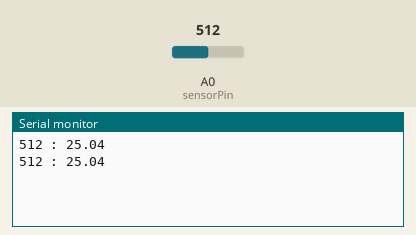
This sketch was run on a simulated Arduino Uno, built with avr-gcc and run on an emulated ATmega328P. On the bench: the last lines printed to the serial monitor. Inputs (shaded band) come from the test bench; at power-on: A0 (sensorPin) = 512.

Above: at 1.8 s.
1.9 s: A0 (sensorPin) set to 716
At 2.8 s:
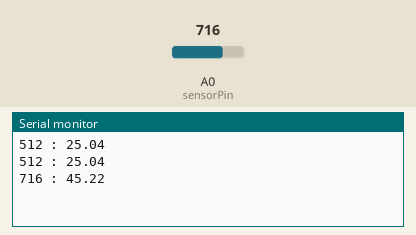
3.4 s: A0 (sensorPin) set to 900
At 4.7 s:
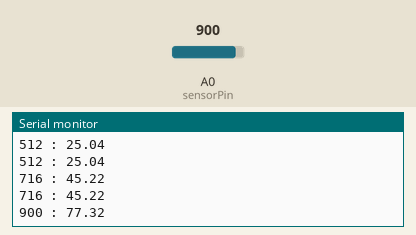
Timing chart, 0 to 6.4 s (numbered marks = the images above; inputs shaded):
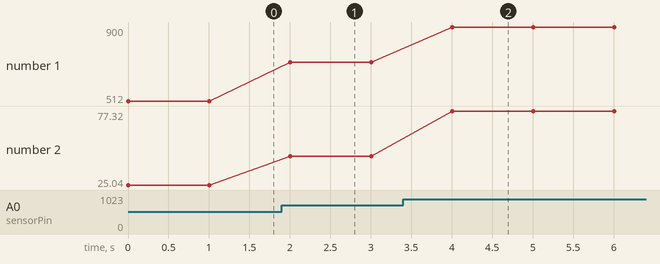

Measured:
- after the input at 1.9 s, the serial monitor: prints a new line after 0.10 s (image 1)
- after the input at 3.4 s, the serial monitor: prints a new line after 0.60 s (image 2)
- plotted number 1: 512 → 716 after the input at 1.9 s, 716 → 900 after the input at 3.4 s
- plotted number 2: 25.04 → 45.22 after the input at 1.9 s, 45.22 → 77.32 after the input at 3.4 s

The sketch:

sketch11_05_temperature_serial.ino
```cpp
/* 温度(摂氏)をシリアルモニタで表示 */

#include <math.h>

const int sensorPin = A0;

void setup() {
  Serial.begin(9600);
}

void loop() {
  int sensorValue = analogRead(sensorPin);
  float celsius  = analogToCelsius(sensorValue);

  Serial.print(sensorValue);
  Serial.print(" : ");
  Serial.println(celsius);

  delay(1000);
}

float analogToCelsius(int sensorValue) {
  float resistance  = (1023.0 - sensorValue) / sensorValue;
  float temperature = 1.0 / (log(resistance)/3975.0 + 1.0/298.15)
                      - 273.15;

  return temperature;
}
```
